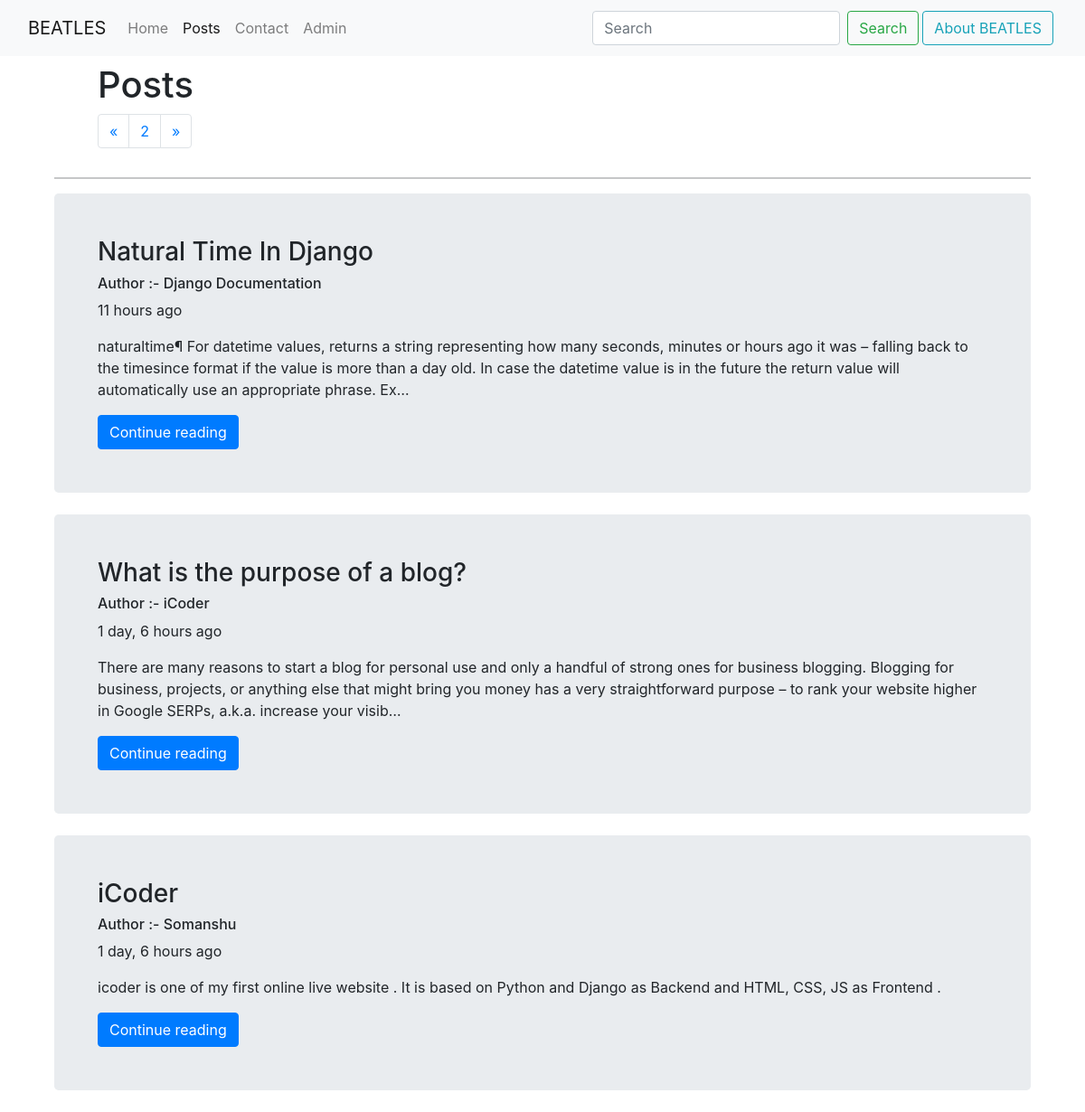
The app's page /posts/?page=2 with its own data.
### CompanyPost/models.py (models this page shows, shortened)
class PostsInfo(models.Model):
    sno = models.AutoField(primary_key=True)
    title = models.CharField(max_length=255)
    content = models.TextField()
    author = models.CharField(max_length=20)
    slug = models.SlugField(max_length = 130,unique=True)
    timeStamp = models.DateTimeField(blank=True)

### CompanyPost/views.py (the view)
# urls.py: path('',views.posthome,name="posthome"),
def posthome(request):
    allposts = list(PostsInfo.objects.all())
    allposts.reverse()
    num=0
    for i in allposts:
        num+=1
    posts =  Paginator(allposts,3)
    page_num = request.GET.get('page')
    try:
        allposts = posts.page(page_num)
    except PageNotAnInteger:
        allposts = posts.page(1)
    except  EmptyPage:
        messages.warning(request,"Page Number Out of range")
        allposts = posts.page(posts.num_pages)
    context = {'allposts':allposts,'num':num}
    print(allposts)
    return render(request,'companyposts/posthome.html',context)

### templates/companyposts/posthome.html (shortened to what this page needs)
{% extends 'base.html' %}
{% load humanize %}
{% block postsactive %}active{% endblock postsactive %}
{% block body %}
<div class="container">
<div class="row">
<div class="col md-5 ">
<h1 class="mx-5 my-2">Posts</h1>
<nav aria-label="Page navigation example">
    <ul class="pagination mx-5">
    {% if allposts.has_previous %}
      <li class="page-item">
        <a class="page-link" href="?page={{allposts.previous_page_number}}" aria-label="Previous">
          <span aria-hidden="true">&laquo;</span>
        </a>
      </li>
      {% endif %}
      <li class="page-item"><a class="page-link" href="#">{{allposts.number}}</a></li>
      {% if allposts.has_next %}
      <li class="page-item">
        <a class="page-link" href="?page={{allposts.next_page_number}}" aria-label="Next">
          <span aria-hidden="true">&raquo;</span>
        </a>
      </li>
      {% endif %}
    </ul>
  </nav>
</div>
<div class="col md-7 my-4 mx-5">
</div>
</div>
<hr>
{% for post in allposts %}
<div class="jumbotron p-4 p-md-5 mb-4  ">
<h3 >{{post.title}}</h3>
<h6>Author :- {{post.author}}</h6>
<p>{{post.timeStamp | naturaltime }}</p>
<p>{{post.content|truncatechars:300}}</p>
<a href="/posts/{{post.slug}}/"><button class="btn btn-primary"  >Continue reading</button></a>
</div>
{% endfor %}
</div>
{% endblock body %}

### records on screen
PostsInfo: title "Natural Time In Django", author "Django Documentation", timeStamp "11 hours ago", content "naturaltime¶ For datetime values, returns a string representing how many seconds, minutes or hours ago it was – falling back to the timesince format if the value is more than a day old. In case the datetime value is in the future the return value will automatically use an appropriate phrase. Ex…"
PostsInfo: title "What is the purpose of a blog?", author "iCoder", timeStamp "1 day, 6 hours ago", content "There are many reasons to start a blog for personal use and only a handful of strong ones for business blogging. Blogging for business, projects, or anything else that might bring you money has a very straightforward purpose – to rank your website higher in Google SERPs, a.k.a. increase your visib…"
PostsInfo: title "iCoder", author "Somanshu", timeStamp "1 day, 6 hours ago", content "icoder is one of my first online live website . It is based on Python and Django as Backend and HTML, CSS, JS as Frontend ."

### other values on screen
{{ allposts.number }} "2"
